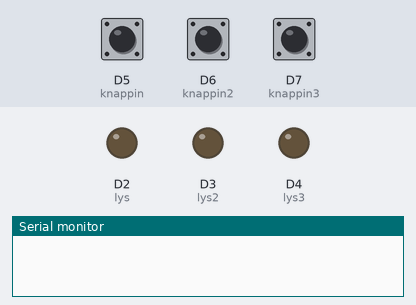
Recording of a sketch running on a simulated Particle Photon. Parts: output pins drawn as LEDs (lit = HIGH), the last lines printed to the serial monitor. The test bench sets the inputs (shaded band); at power-on: D5 (knappin) HIGH, D6 (knappin2) HIGH, D7 (knappin3) HIGH.

Above: at 1.2 s.
1.3 s: D5 (knappin) pulled LOW for 0.15 s
At 2.5 s:
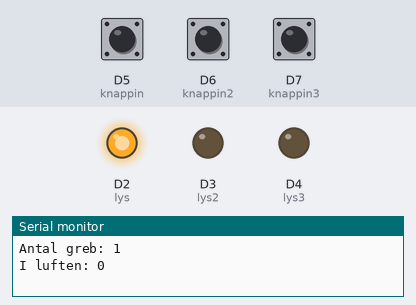
2.9 s: D6 (knappin2) pulled LOW for 0.15 s
At 3.7 s:
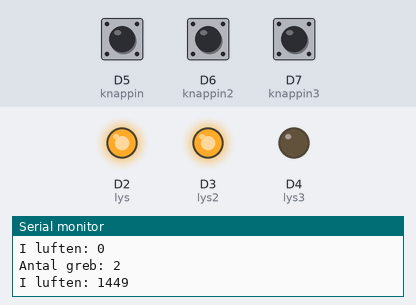
4.5 s: D7 (knappin3) pulled LOW for 0.15 s
At 4.9 s:
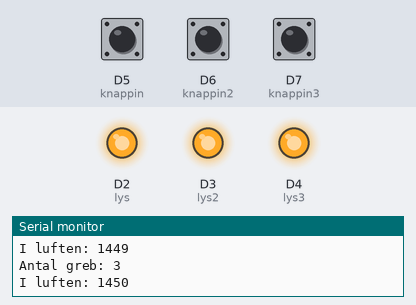
Timing chart, 0 to 19.1 s (numbered marks = the images above; inputs shaded):
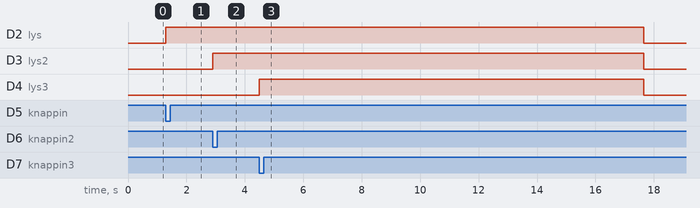

The sketch:

photon.ino
```cpp
#include "StopWatch/StopWatch.h"

StopWatch MySW;
StopWatch OffWall;

const int lys = 2;
const int lys2 = 3;
const int lys3 = 4;

const int knappin = 5;
const int knappin2 = 6;
const int knappin3 = 7;

int count = 0;
int jumpDist = 3000;

int reading, lastReading;

boolean flag = false;
boolean flag2 = false;
boolean flag3 = false;
boolean partVar = false;

int timeOnWall = 0;
int finalCount = 0;

long inAir;

bool success;

void setup() {
  Serial.begin(9600);

  pinMode(lys, OUTPUT);
  pinMode(knappin, INPUT_PULLUP);

  pinMode(lys2, OUTPUT);
  pinMode(knappin2, INPUT_PULLUP);

  pinMode(lys3, OUTPUT);
  pinMode(knappin3, INPUT_PULLUP);

  Particle.variable("tid",timeOnWall);
  Particle.variable("greb",finalCount);
  Particle.variable("success",success);

}

void displayResult(){
  success = true;
  timeOnWall = MySW.elapsed() - jumpDist;
  Serial.print(timeOnWall);
  finalCount = count;
  Serial.println(finalCount);
  MySW.reset();
  OffWall.reset();
  delay(10000);
  success = false;
}

void loop() {
    inAir = OffWall.elapsed();
  // trykker på knap
  if(!digitalRead(knappin)){
        digitalWrite(lys, HIGH);
        if(flag==false){
          count++;
          flag = true;
          Serial.print("\nAntal greb: ");
          Serial.print(count);
          MySW.start();

          Serial.print("\nI luften: ");
          Serial.print(inAir);
          OffWall.reset();
        }
  }

  if(!digitalRead(knappin2)){
        digitalWrite(lys2, HIGH);
        if(flag2==false){
          count++;
          flag2 = true;
          Serial.print("\nAntal greb: ");
          Serial.print(count);
           MySW.start();

           Serial.print("\nI luften: ");
           Serial.print(inAir);
           OffWall.reset();
        }
  }

  if(!digitalRead(knappin3)){
        digitalWrite(lys3, HIGH);
        if(flag3==false){
          count++;
          flag3 = true;
          Serial.print("\nAntal greb: ");
          Serial.print(count);
           MySW.start();

           Serial.print("\nI luften: ");
           Serial.print(inAir);
           OffWall.reset();
        }
  }

  if(flag==true){
    digitalWrite(lys, HIGH);
  }
  if(flag2==true){
    digitalWrite(lys2, HIGH);
  }
  if(flag3==true){
    digitalWrite(lys3, HIGH);
  }
  //////


  // faldet af væggen
  if(digitalRead(knappin) && digitalRead(knappin2)
  && digitalRead(knappin3) && (count >= 1)){

      OffWall.start();

      if(inAir > jumpDist){
      displayResult();
      flag=false;
      flag2=false;
      flag3=false;
      digitalWrite(lys, LOW);
      digitalWrite(lys2, LOW);
      digitalWrite(lys3, LOW);
      count=0;
    }
  }
}
```

Measured:
- after the input at 1.3 s, D2 (lys): LOW → HIGH at once
- after the input at 2.9 s, D3 (lys2): LOW → HIGH at once
- after the input at 4.5 s, D2 (lys), D3 (lys2): HIGH → LOW after 13.2 s instead of 11.6 s; D4 (lys3): LOW → HIGH at once, → LOW 13.2 s later
